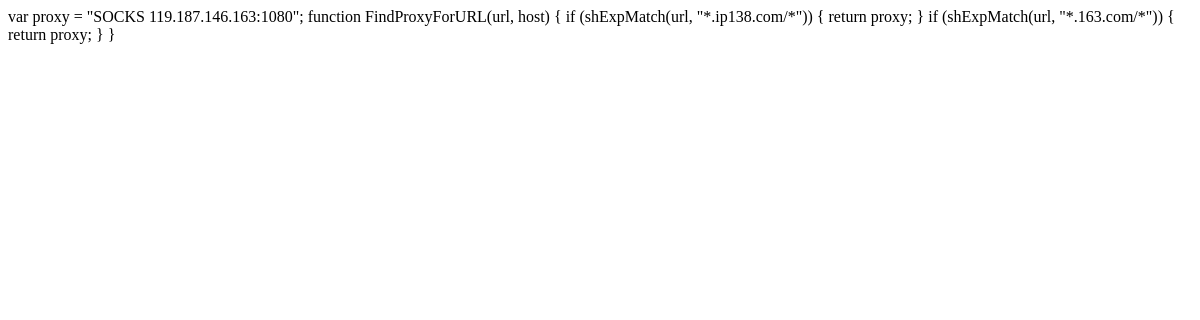
The page /pac1 on the database as committed earlier.
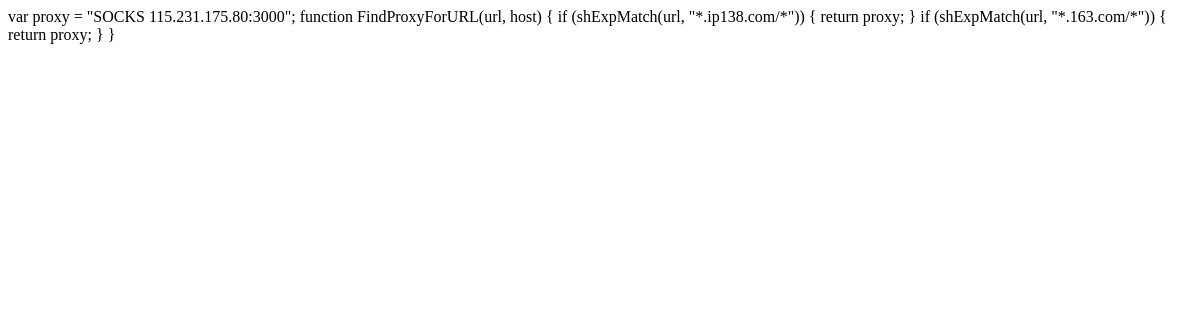
The same page on the database as committed later.
### tables this page shows
CREATE TABLE proxy (
            id        INTEGER   PRIMARY KEY AUTOINCREMENT,
            author_id INTEGER   NOT NULL,
            created   TIMESTAMP,
            updated   TIMESTAMP,
            delay     TEXT,
            ip        TEXT      NOT NULL
                                UNIQUE,
            port      TEXT      NOT NULL,
            FOREIGN KEY (
                author_id
            )
            REFERENCES user (id));

### flaskr/blog.py (the view)
@bp.route('/pac<int:id>')
def pac(id):
    db = get_db()
    records = db.execute(
        'SELECT ip, port, delay, updated, author_id, username'
        ' FROM proxy p JOIN user u ON p.author_id = u.id'
        ' WHERE updated =(SELECT MAX(updated) FROM proxy)'
        ' ORDER BY delay ASC'
    ).fetchall()
    record = records[id]
    return render_template('pac.html', records=record)

### flaskr/auth.py (called while the page is built)
@bp.before_app_request
def load_logged_in_user():
    user_id = session.get('user_id')
    if user_id is None:
        g.user = None
    else:
        g.user = get_db().execute(
            'SELECT * FROM user WHERE id = ?', (user_id,)
        ).fetchone()

### flaskr/db.py (called while the page is built)
def get_db():
    if 'db' not in g:
        g.db = sqlite3.connect(
            current_app.config['DATABASE'],
            detect_types=sqlite3.PARSE_DECLTYPES
        )
        g.db.row_factory = sqlite3.Row
    return g.db

### flaskr/templates/pac.html
var proxy = "SOCKS {{ records['ip'] }}:{{ records['port'] }}";
function FindProxyForURL(url, host) {
  if (shExpMatch(url, "*.ip138.com/*")) {
    return proxy;
  }
  if (shExpMatch(url, "*.163.com/*")) {
    return proxy;
  }
}

Rows that differ between the two databases and show on the page:
removed proxy: ip "119.187.146.163", port "1080"
added proxy: ip "115.231.175.80", port "3000"
